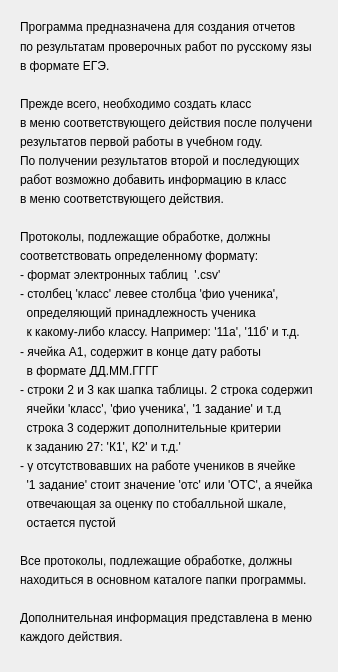
<?xml version="1.0" encoding="UTF-8"?>
<ui version="4.0">
 <class>MainInf</class>
 <widget class="QWidget" name="MainInf">
  <property name="geometry">
   <rect>
    <x>0</x>
    <y>0</y>
    <width>338</width>
    <height>672</height>
   </rect>
  </property>
  <property name="windowTitle">
   <string>Информация</string>
  </property>
  <property name="windowFilePath">
   <string/>
  </property>
  <widget class="QWidget" name="verticalLayoutWidget">
   <property name="geometry">
    <rect>
     <x>20</x>
     <y>20</y>
     <width>292</width>
     <height>623</height>
    </rect>
   </property>
   <layout class="QVBoxLayout" name="verticalLayout">
    <item>
     <widget class="QLabel" name="label">
      <property name="text">
       <string>Программа предназначена для создания отчетов </string>
      </property>
     </widget>
    </item>
    <item>
     <widget class="QLabel" name="label_2">
      <property name="text">
       <string>по результатам проверочных работ по русскому языку</string>
      </property>
     </widget>
    </item>
    <item>
     <widget class="QLabel" name="label_3">
      <property name="text">
       <string>в формате ЕГЭ.</string>
      </property>
     </widget>
    </item>
    <item>
     <widget class="QLabel" name="label_24">
      <property name="text">
       <string/>
      </property>
     </widget>
    </item>
    <item>
     <widget class="QLabel" name="label_25">
      <property name="text">
       <string>Прежде всего, необходимо создать класс </string>
      </property>
     </widget>
    </item>
    <item>
     <widget class="QLabel" name="label_26">
      <property name="text">
       <string>в меню соответствующего действия после получения</string>
      </property>
     </widget>
    </item>
    <item>
     <widget class="QLabel" name="label_27">
      <property name="text">
       <string>результатов первой работы в учебном году.</string>
      </property>
     </widget>
    </item>
    <item>
     <widget class="QLabel" name="label_28">
      <property name="text">
       <string>По получении результатов второй и последующих</string>
      </property>
     </widget>
    </item>
    <item>
     <widget class="QLabel" name="label_29">
      <property name="text">
       <string>работ возможно добавить информацию в класс</string>
      </property>
     </widget>
    </item>
    <item>
     <widget class="QLabel" name="label_30">
      <property name="text">
       <string>в меню соответствующего действия.</string>
      </property>
     </widget>
    </item>
    <item>
     <widget class="QLabel" name="label_4">
      <property name="text">
       <string/>
      </property>
     </widget>
    </item>
    <item>
     <widget class="QLabel" name="label_5">
      <property name="text">
       <string>Протоколы, подлежащие обработке, должны </string>
      </property>
     </widget>
    </item>
    <item>
     <widget class="QLabel" name="label_6">
      <property name="text">
       <string>соответствовать определенному формату:</string>
      </property>
     </widget>
    </item>
    <item>
     <widget class="QLabel" name="label_7">
      <property name="text">
       <string>- формат электронных таблиц  '.csv'</string>
      </property>
     </widget>
    </item>
    <item>
     <widget class="QLabel" name="label_8">
      <property name="text">
       <string>- столбец 'класс' левее столбца 'фио ученика', </string>
      </property>
     </widget>
    </item>
    <item>
     <widget class="QLabel" name="label_9">
      <property name="text">
       <string>  определяющий принадлежность ученика </string>
      </property>
     </widget>
    </item>
    <item>
     <widget class="QLabel" name="label_10">
      <property name="text">
       <string>  к какому-либо классу. Например: '11а', '11б' и т.д.</string>
      </property>
     </widget>
    </item>
    <item>
     <widget class="QLabel" name="label_11">
      <property name="text">
       <string>- ячейка А1, содержит в конце дату работы </string>
      </property>
     </widget>
    </item>
    <item>
     <widget class="QLabel" name="label_12">
      <property name="text">
       <string>  в формате ДД.ММ.ГГГГ</string>
      </property>
     </widget>
    </item>
    <item>
     <widget class="QLabel" name="label_13">
      <property name="text">
       <string>- строки 2 и 3 как шапка таблицы. 2 строка содержит</string>
      </property>
     </widget>
    </item>
    <item>
     <widget class="QLabel" name="label_14">
      <property name="text">
       <string>  ячейки 'класс', 'фио ученика', '1 задание' и т.д </string>
      </property>
     </widget>
    </item>
    <item>
     <widget class="QLabel" name="label_15">
      <property name="text">
       <string>  строка 3 содержит дополнительные критерии</string>
      </property>
     </widget>
    </item>
    <item>
     <widget class="QLabel" name="label_16">
      <property name="text">
       <string>  к заданию 27: 'К1', К2' и т.д.'</string>
      </property>
     </widget>
    </item>
    <item>
     <widget class="QLabel" name="label_17">
      <property name="text">
       <string>- у отсутствовавших на работе учеников в ячейке</string>
      </property>
     </widget>
    </item>
    <item>
     <widget class="QLabel" name="label_18">
      <property name="text">
       <string>  '1 задание' стоит значение 'отс' или 'ОТС', а ячейка,</string>
      </property>
     </widget>
    </item>
    <item>
     <widget class="QLabel" name="label_19">
      <property name="text">
       <string>  отвечающая за оценку по стобалльной шкале,</string>
      </property>
     </widget>
    </item>
    <item>
     <widget class="QLabel" name="label_20">
      <property name="text">
       <string>  остается пустой</string>
      </property>
     </widget>
    </item>
    <item>
     <widget class="QLabel" name="label_21">
      <property name="text">
       <string/>
      </property>
     </widget>
    </item>
    <item>
     <widget class="QLabel" name="label_32">
      <property name="text">
       <string>Все протоколы, подлежащие обработке, должны</string>
      </property>
     </widget>
    </item>
    <item>
     <widget class="QLabel" name="label_33">
      <property name="text">
       <string>находиться в основном каталоге папки программы.</string>
      </property>
     </widget>
    </item>
    <item>
     <widget class="QLabel" name="label_31">
      <property name="text">
       <string/>
      </property>
     </widget>
    </item>
    <item>
     <widget class="QLabel" name="label_22">
      <property name="text">
       <string>Дополнительная информация представлена в меню </string>
      </property>
     </widget>
    </item>
    <item>
     <widget class="QLabel" name="label_23">
      <property name="text">
       <string>каждого действия.</string>
      </property>
     </widget>
    </item>
   </layout>
  </widget>
 </widget>
 <resources/>
 <connections/>
</ui>
